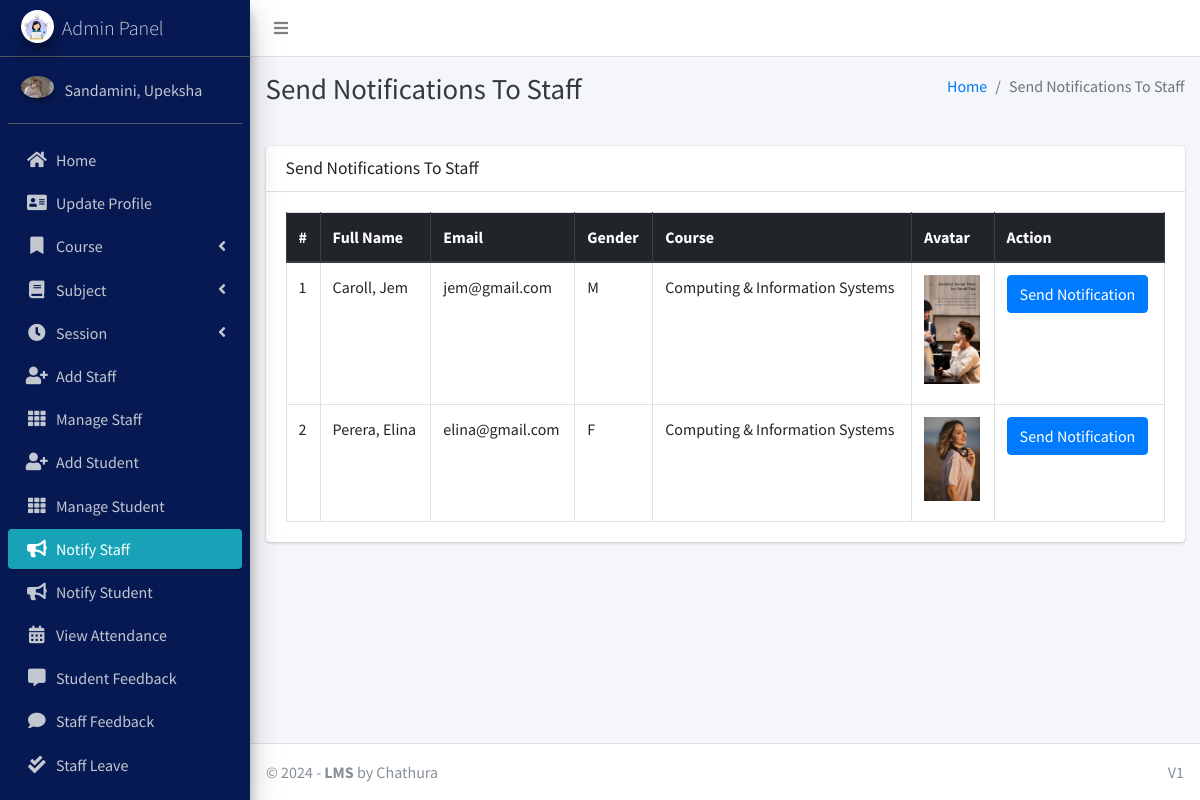
The page /admin_notify_staff (signed in) on the database its author committed.
### main_app/models.py (models this page shows, shortened)
class CustomUser(AbstractUser):
    USER_TYPE = ((1, "HOD"), (2, "Staff"), (3, "Student"))
    GENDER = [("M", "Male"), ("F", "Female")]
    username = None  # Removed username, using email instead
    email = models.EmailField(unique=True)
    user_type = models.CharField(default=1, choices=USER_TYPE, max_length=1)
    gender = models.CharField(max_length=1, choices=GENDER)
    profile_pic = models.ImageField()
    address = models.TextField()
    fcm_token = models.TextField(default="")  # For firebase notifications
    created_at = models.DateTimeField(auto_now_add=True)
    updated_at = models.DateTimeField(auto_now=True)
    USERNAME_FIELD = "email"
    REQUIRED_FIELDS = []
    objects = CustomUserManager()
    def __str__(self):
        return self.last_name + ", " + self.first_name

class Staff(models.Model):
    course = models.ForeignKey(Course, on_delete=models.DO_NOTHING, null=True, blank=False)
    admin = models.OneToOneField(CustomUser, on_delete=models.CASCADE)

class Course(models.Model):
    name = models.CharField(max_length=120)
    created_at = models.DateTimeField(auto_now_add=True)
    updated_at = models.DateTimeField(auto_now=True)

### main_app/hod_views.py (the view)
# urls.py: path("admin_notify_staff", hod_views.admin_notify_staff,
def admin_notify_staff(request):
    staff = CustomUser.objects.filter(user_type=2)
    context = {
        'page_title': "Send Notifications To Staff",
        'allStaff': staff
    }
    return render(request, "hod_template/staff_notification.html", context)

### main_app/templates/hod_template/staff_notification.html (shortened to what this page needs)
{% extends 'main_app/base.html' %}
{% load static %}
{% block page_title %}{{page_title}}{% endblock page_title %}
{% block content %}
<section class="content">
    <div class="container-fluid">
        <div class="row">
            <div class="col-md-12">
                <div class="card">
                    <div class="card-header">
                        <h3 class="card-title">{{page_title}}</h3>
                    </div>
                    <div class="card-body">
                        <table id="example2" class="table table-bordered table-hover">
                            <thead class="thead-dark">
                                <tr>
                                    <th>#</th>
                                    <th>Full Name</th>
                                    <th>Email</th>
                                    <th>Gender</th>
                                    <th>Course</th>
                                    <th>Avatar</th>
                                    <th>Action</th>
                                </tr>
                            </thead>
                            <tbody>
                                {% for staff in allStaff %}
                                <tr>
                                    <td>{{ forloop.counter }}</td>
                                    <td>{{staff.last_name}}, {{staff.first_name}}</td>
                                    <td>{{staff.email}}</td>
                                    <td>{{staff.gender}}</td>
                                    <td>{{staff.staff.course.name}}</td>
                                    <td>
                                        {% if staff.profile_pic == ""  %}
                                        No Image
                                        {% else %}
                                        <img class="img img-fluid mb-2" height="56" width="56"
                                            src="{{staff.profile_pic}}" alt="">
                                        {% endif %}
                                    </td>
                                    <td><button data-toggle = "modal" data-target = "#myModal"class="btn btn-primary show_notification" value="{{staff.id}}">Send Notification</button>
                                    </td>
                                </tr>
                                {% endfor %}
                            </tbody>
                        </table>
                    </div>
                </div>
            </div>
        </div>
    </div>
</section>
{% endblock content %}

### main_app/templates/main_app/sidebar_template.html (shortened to what this page needs)
{% load static %}
<aside class="main-sidebar sidebar-dark-info elevation-4">
    {% if request.user.user_type == '1' %}
    <a href="{% url 'admin_home' %}" class="brand-link">
        <img src="{% static 'dist/img/cmsl.png' %} " alt="AdminLTE Logo"
            class="brand-image img-circle elevation-3" >
        <span class="brand-text font-weight-light">Admin Panel</span>
    </a>
    <div class="sidebar">
        <div class="user-panel mt-3 pb-3 mb-3 d-flex">
            <div class="image">
                <img src="{{ request.user.profile_pic}}" class="img-circle elevation-2" alt="User Image">
            </div>
            <div class="info">
                <a href="#" class="d-block">{{user}}</a>
            </div>
        </div>
        <nav class="mt-2">
            <ul class="nav nav-pills nav-sidebar flex-column" data-widget="treeview" role="menu" data-accordion="false">
                <li class="nav-item">
                    {% url 'admin_home' as admin_home %}
                    <a href="{{admin_home}}" class="nav-link {% if admin_home == request.path %} active {% endif %}">
                        <i class="nav-icon fas fa-home"></i>
                        <p>
                            Home
                        </p>
                    </a>
                </li>
                <li class="nav-item">
                    {% url 'admin_view_profile' as admin_view_profile %}
                    <a href="{{admin_view_profile}}"
                        class="nav-link {% if admin_view_profile == request.path %} active {% endif %}">
                        <i class="nav-icon fas fa-address-card"></i>
                        <p>
                            Update Profile
                        </p>
                    </a>
                </li>
                <li class="nav-item has-treeview">
                    <a href="#" class="nav-link">
                        <i class="nav-icon fas fa-bookmark"></i>
                        <p>
                            Course
                            <i class="fas fa-angle-left right"></i>
                        </p>
                    </a>
                </li>
                <li class="nav-item has-treeview">
                    <a href="#" class="nav-link">
                        <i class="nav-icon fas fa-book"></i>
                        <p>
                            Subject
                            <i class="fas fa-angle-left right"></i>
                        </p>
                    </a>
                </li>
                <li class="nav-item has-treeview">
                    <a href="#" class="nav-link">
                        <i class="nav-icon fas fa-clock"></i>
                        <p>
                            Session
                            <i class="fas fa-angle-left right"></i>
                        </p>
                    </a>
                </li>
                <li class="nav-item">
                    {% url 'add_staff' as add_staff %}
                    <a href="{{add_staff}}" class="nav-link {% if add_staff == request.path %} active {% endif %}">
                        <i class="nav-icon fas fa-user-plus"></i>
                        <p>
                            Add Staff
                        </p>
                    </a>
                </li>
                <li class="nav-item">
                    {% url 'manage_staff' as manage_staff %}
                    {% url 'edit_staff' staff_id as edit_staff %}
                    <a href="{{manage_staff}}"
                        class="nav-link {% if manage_staff == request.path or request.path == edit_staff %} active {% endif %}">
                        <i class="nav-icon fas fa-th"></i>
                        <p>
                            Manage Staff
                        </p>
                    </a>
                </li>
                <li class="nav-item">
                    {% url 'add_student' as add_student%}
                    <a href="{{add_student}}" class="nav-link  {% if add_student == request.path %} active {% endif %}">
                        <i class="nav-icon fas fa-user-plus"></i>
                        <p>
                            Add Student
                        </p>
                    </a>
                </li>
                <li class="nav-item">
                    {% url 'manage_student' as manage_student %}
                    {% url 'edit_student' student_id as edit_student %}
                    <a href="{{manage_student}}"
                        class="nav-link  {% if edit_student == request.path or manage_student == request.path %} active {% endif %}">
                        <i class="nav-icon fas fa-th"></i>
                        <p>
                            Manage Student
                        </p>
                    </a>
                </li>
                <li class="nav-item">
                    {% url 'admin_notify_staff' as admin_notify_staff %}
                    <a href="{{admin_notify_staff}}"
                        class="nav-link {% if admin_notify_staff == request.path %} active {% endif %}">
                        <i class="nav-icon fas fa-bullhorn"></i>
                        <p>
                            Notify Staff
                        </p>
                    </a>
                </li>
                <li class="nav-item">
                    {% url 'admin_notify_student' as admin_notify_student %}
                    <a href="{{admin_notify_student}}"
                        class="nav-link {% if admin_notify_student == request.path %} active {% endif %}">
                        <i class="nav-icon fas fa-bullhorn"></i>
                        <p>
                            Notify Student
                        </p>
                    </a>
                </li>
                <li class="nav-item">
                    {% url 'admin_view_attendance' as admin_view_attendance %}
                <li class="nav-item">
                    <a href="{{admin_view_attendance}}"
                        class="nav-link  {% if admin_view_attendance == request.path %} active {% endif %}">
                        <i class="nav-icon fas fa-calendar-alt"></i>
                        <p>
                            View Attendance
                        </p>
                    </a>
                </li>
                <li class="nav-item">
                    {% url 'student_feedback_message' as student_feedback_message %}
                    <a href="{{ student_feedback_message }}"
                        class="nav-link  {% if student_feedback_message == request.path %} active {% endif %}">
                        <i class="nav-icon fas fa-comment-alt"></i>
                        <p>
                            Student Feedback
                        </p>
                    </a>
                </li>
                <li class="nav-item">
                    {% url 'staff_feedback_message' as staff_feedback_message %}
                    <a href="{{staff_feedback_message}}"
                        class="nav-link   {% if staff_feedback_message == request.path %} active {% endif %}">
                        <i class="nav-icon fas fa-comment"></i>
                        <p>
                            Staff Feedback
                        </p>
                    </a>
                </li>
                <li class="nav-item">
                    {% url 'view_staff_leave' as view_staff_leave %}
                    <a href="{{view_staff_leave}}"
                        class="nav-link  {% if view_staff_leave == request.path %} active {% endif %}">
                        <i class="nav-icon fas fa-check-double"></i>
                        <p>
                            Staff Leave
                        </p>
                    </a>
                </li>
                <li class="nav-item">
                    {% url 'view_student_leave' as view_student_leave %}
                    <a href="{% url 'view_student_leave' %}"
                        class="nav-link  {% if view_student_leave == request.path %} active {% endif %}">
                    </a>
                </li>
                                        {% endif %}
                                    </ul>
                                </nav>
                            </div>
</aside>

### rows shown on the page
CustomUser: user.profile_pic (picture), last_name+first_name "Sandamini, Upeksha"
CustomUser: last_name "Caroll", first_name "Jem", email "jem@gmail.com", gender "M", staff.course.name "Computing & Information Systems", profile_pic (picture)
CustomUser: last_name "Perera", first_name "Elina", email "elina@gmail.com", gender "F", staff.course.name "Computing & Information Systems", profile_pic (picture)

### other values the page prints
{{ page_title }} "Send Notifications To Staff"
